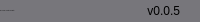
              <widget class="QFrame" name="bottomBar">
               <property name="minimumSize">
                <size>
                 <width>0</width>
                 <height>22</height>
                </size>
               </property>
               <property name="maximumSize">
                <size>
                 <width>16777215</width>
                 <height>22</height>
                </size>
               </property>
               <property name="styleSheet">
                <string notr="true">background-color: rgb(119, 118, 123);</string>
               </property>
               <property name="frameShape">
                <enum>QFrame::NoFrame</enum>
               </property>
               <property name="frameShadow">
                <enum>QFrame::Raised</enum>
               </property>
               <layout class="QHBoxLayout" name="horizontalLayout_5">
                <property name="spacing">
                 <number>0</number>
                </property>
                <property name="leftMargin">
                 <number>0</number>
                </property>
                <property name="topMargin">
                 <number>0</number>
                </property>
                <property name="rightMargin">
                 <number>0</number>
                </property>
                <property name="bottomMargin">
                 <number>0</number>
                </property>
                <item>
                 <widget class="QLabel" name="creditsLabel">
                  <property name="maximumSize">
                   <size>
                    <width>16777215</width>
                    <height>16</height>
                   </size>
                  </property>
                  <property name="font">
                   <font>
                    <family>Segoe UI</family>
                    <pointsize>-1</pointsize>
                    <italic>false</italic>
                    <bold>false</bold>
                   </font>
                  </property>
                  <property name="text">
                   <string>By: J.Jones | S.Porter | R.Alberts</string>
                  </property>
                  <property name="alignment">
                   <set>Qt::AlignLeading|Qt::AlignLeft|Qt::AlignVCenter</set>
                  </property>
                 </widget>
                </item>
                <item>
                 <widget class="QLabel" name="version">
                  <property name="text">
                   <string>v0.0.5</string>
                  </property>
                  <property name="alignment">
                   <set>Qt::AlignRight|Qt::AlignTrailing|Qt::AlignVCenter</set>
                  </property>
                 </widget>
                </item>
                <item>
                 <widget class="QFrame" name="frame_size_grip">
                  <property name="minimumSize">
                   <size>
                    <width>20</width>
                    <height>0</height>
                   </size>
                  </property>
                  <property name="maximumSize">
                   <size>
                    <width>20</width>
                    <height>16777215</height>
                   </size>
                  </property>
                  <property name="frameShape">
                   <enum>QFrame::NoFrame</enum>
                  </property>
                  <property name="frameShadow">
                   <enum>QFrame::Raised</enum>
                  </property>
                 </widget>
                </item>
               </layout>
              </widget>
